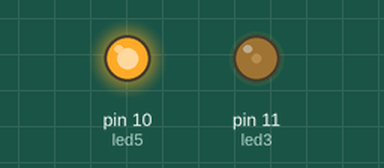
The sketch below on a simulated Arduino Uno, built with avr-gcc and run on an emulated ATmega328P. On the bench: output pins drawn as LEDs (lit = HIGH).

Above: at 0.3 s.
Timing chart, 0 to 1.8 s (numbered marks = the images above):
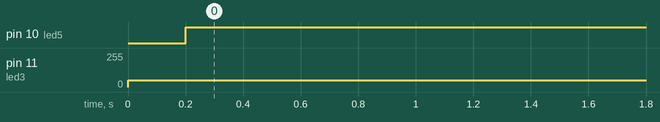

Measured:
- by itself, pin 10 (led5): LOW → HIGH at 0.20 s
- by itself, pin 11 (led3): 0/255 → 50/255 at 0.00 s

The sketch:

Led.ino
```cpp
int led5 = 10;
int led3 = 11;

void setup()
{
  pinMode(led5, OUTPUT);
}

void loop()
{
  analogWrite(led3, 50);
  delay(200);
  digitalWrite(led5,HIGH);
  delay(20);
}
```
